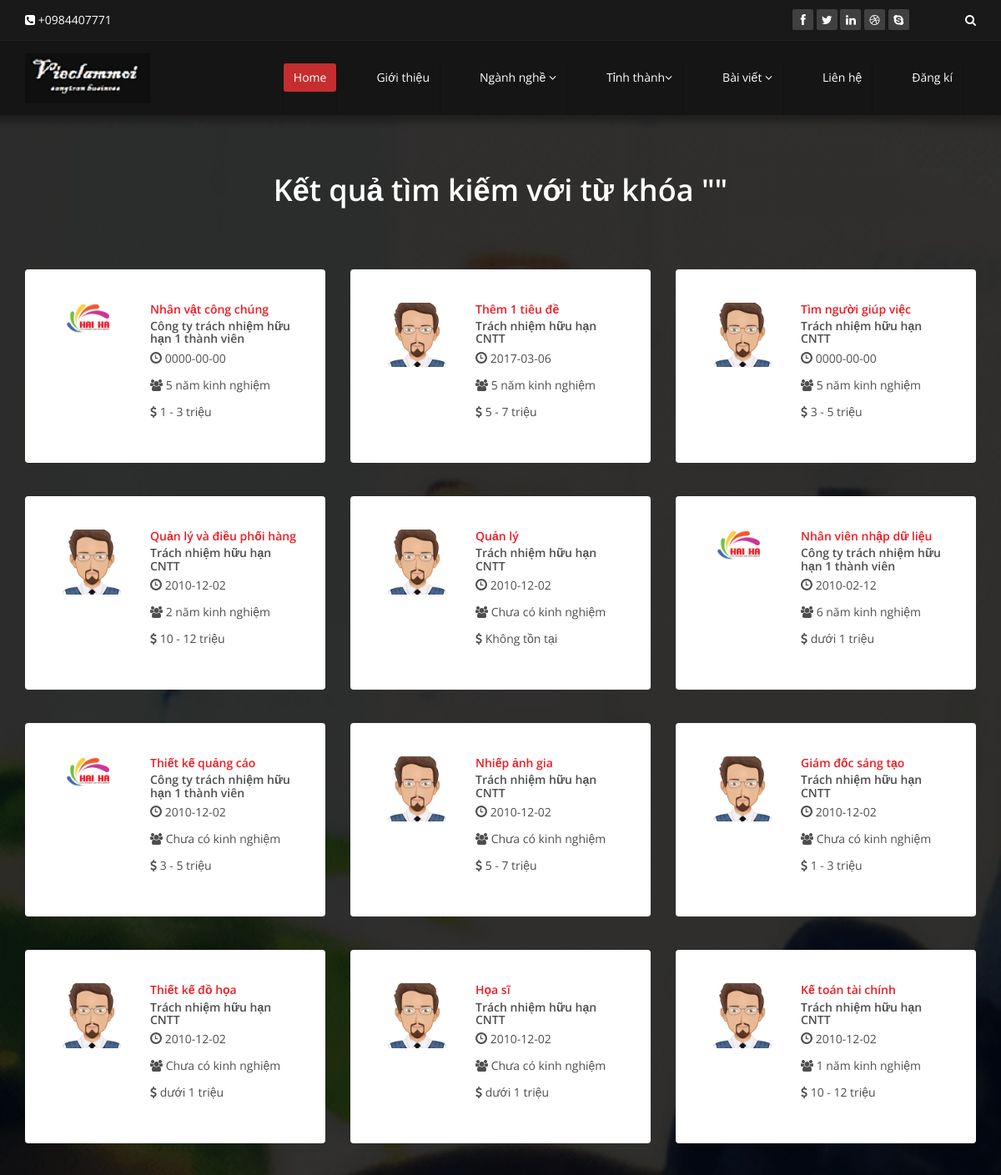
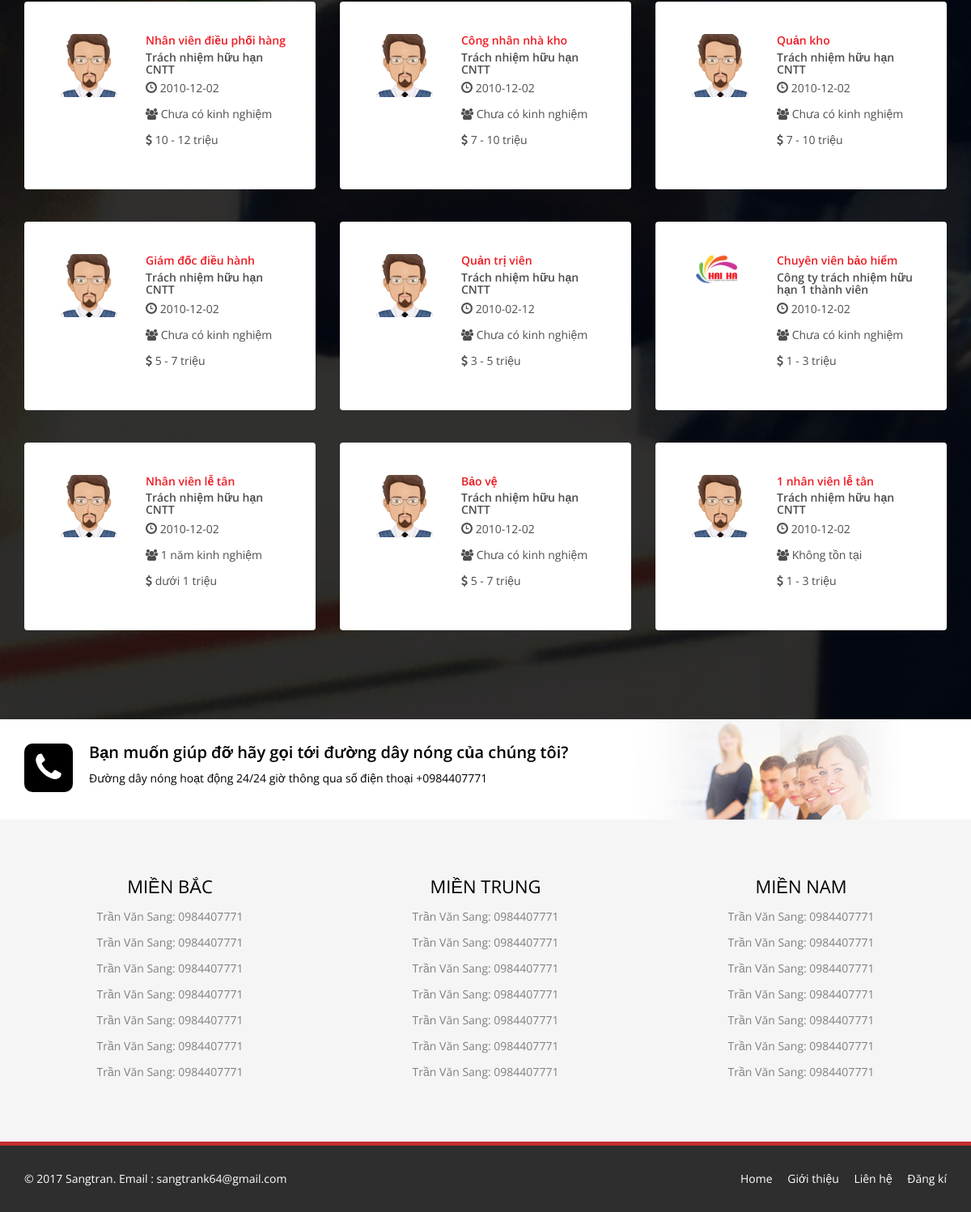
/index.php/search, run on the app's committed database (2 pictures, top to bottom).
### tables this page shows
CREATE TABLE IF NOT EXISTS `employer_jobs` (
`id` int(11) NOT NULL,
  `iEmployerID` int(11) NOT NULL DEFAULT '0',
  `sJobTitle` varchar(255) DEFAULT NULL,
  `sJobCode` varchar(255) DEFAULT NULL,
  `iShowProfile` tinyint(1) DEFAULT '0',
  `sJobContent` text,
  `sRequireSkill` text,
  `sWorkPlace` varchar(200) DEFAULT NULL,
  `iCityID` int(11) DEFAULT '0',
  `iFormWorkID` int(11) DEFAULT NULL,
  `iCurrent` tinyint(1) DEFAULT '0',
  `iTemporaryProject` tinyint(1) DEFAULT '0',
  `iFreelance` tinyint(1) DEFAULT '0',
  `iFullTime` tinyint(1) DEFAULT '0',
  `iPartTime` tinyint(1) DEFAULT '0',
  `iInternship` tinyint(1) DEFAULT '0',
  `sSalaryUnit` varchar(30) DEFAULT '0',
  `iSalaryFrom` int(11) DEFAULT '0',
  `iDiplomaID` int(11) DEFAULT '0',
  `iSalaryTo` int(11) DEFAULT '0',
  `iSalaryTo2` int(11) DEFAULT '0',
  `sAddSalary` varchar(255) DEFAULT NULL,
  `iGender` tinyint(1) DEFAULT '0',
  `iFromAge` int(11) DEFAULT '0',
  `iWageID` int(11) DEFAULT '0',
  `iIndustryID` varchar(255) DEFAULT '0',
  `sCareerCategory` varchar(255) DEFAULT NULL,
  `iCareerID` int(11) DEFAULT NULL,
  `iEduLevel` tinyint(4) DEFAULT '0',
  `iProbationTimeID` int(11) DEFAULT NULL,
  `sWorkTime` varchar(255) DEFAULT NULL,
  `iExperienceID` tinyint(4) DEFAULT '0',
  `sTrainOpportunity` text,
  `sColleague` text,
  `sAboutRight` varchar(300) DEFAULT NULL,
  `sAnnualleave` text,
  `dLastedDate` date DEFAULT '0000-00-00',
  `iApplyOnline` tinyint(1) DEFAULT '0',
  `iReceivEmail` int(1) DEFAULT '0',
  `dDatePosted` datetime NOT NULL DEFAULT '0000-00-00 00:00:00',
  `dDateUpdated` datetime DEFAULT '0000-00-00 00:00:00',
  `iStatus` tinyint(1) DEFAULT '0',
  `iInComplete` tinyint(4) DEFAULT '1',
  `iHitView` int(11) DEFAULT '0',
  `sNumBer` int(11) DEFAULT NULL,
  `iNatureWorkID` int(11) DEFAULT NULL
);

CREATE TABLE IF NOT EXISTS `employer` (
`id` int(11) NOT NULL,
  `sEmail` varchar(255) NOT NULL DEFAULT '',
  `sPass` varchar(255) NOT NULL DEFAULT '',
  `sContactName` varchar(255) DEFAULT NULL,
  `sContactTitle` varchar(255) DEFAULT NULL,
  `sComName` varchar(255) DEFAULT NULL,
  `iComType` varchar(255) DEFAULT NULL,
  `sTaxID` varchar(255) DEFAULT NULL,
  `sAddress` varchar(255) DEFAULT NULL,
  `iCountryID` int(11) DEFAULT NULL,
  `iCityID` int(11) DEFAULT NULL,
  `sState` varchar(255) DEFAULT NULL,
  `iPostCode` varchar(10) DEFAULT NULL,
  `sTel` varchar(255) DEFAULT NULL,
  `sMobile` varchar(255) DEFAULT NULL,
  `sFax` varchar(255) DEFAULT NULL,
  `sWebsite` varchar(255) DEFAULT NULL,
  `iUnsubscribe` tinyint(1) DEFAULT '1',
  `dDatePosted` datetime NOT NULL DEFAULT '0000-00-00 00:00:00',
  `sLogo` varchar(255) DEFAULT NULL,
  `sThumbnail` varchar(255) DEFAULT NULL,
  `sAreaOperations` text,
  `dDate_Register` datetime DEFAULT '0000-00-00 00:00:00',
  `iScale` int(11) DEFAULT '0',
  `sBranche` text,
  `sProfile` text,
  `sMessage` text,
  `dDateStart` datetime DEFAULT '0000-00-00 00:00:00',
  `dDateExp` datetime DEFAULT '0000-00-00 00:00:00',
  `iStatus` tinyint(1) DEFAULT '0' COMMENT '0:lock; 1:active; 2:Vip',
  `iHitView` int(11) DEFAULT '0',
  `sContactEmail` varchar(100) DEFAULT NULL,
  `sUpdate` datetime DEFAULT NULL,
  `sLink_Upload` varchar(200) DEFAULT NULL
);

CREATE TABLE IF NOT EXISTS `experience` (
`id` int(11) NOT NULL,
  `sExperience_name` varchar(100) NOT NULL,
  `sNote` text,
  `sUpdate` datetime DEFAULT NULL
);

CREATE TABLE IF NOT EXISTS `wege` (
`id` int(11) NOT NULL,
  `sWage_name` varchar(100) NOT NULL,
  `sNote` text,
  `sUpdate` datetime DEFAULT NULL
);

### application/controllers/Search.php (called while the page is built, shortened)
<?php if (!defined('BASEPATH')) exit('No direct script access allowed');
class Search extends MY_Controller
{
	function __construct(){
		$this->load->model('slider_model');
		$this->load->model('career_model');
		$this->load->model('trustworthy_model');
		$this->load->model('employer_model');
		$this->load->model('trustworthy_model');
		$this->load->model('experience_model');
		$this->load->model('wege_model');
	}
	function index(){
		$key = $this->input->get('search');
		$this->data['key'] = trim($key);
		$input = array();
		$input['like'] = array('sJobTitle',$key);
		$input['where']= array('iCurrent'=>1);
		$list = $this->trustworthy_model->get_list($input);
		$this->data['list'] = $list;
		foreach ($list as $value) {
			$info_company[] = $this->employer_model->get_info($value->iEmployerID);
		}
		$this->data['info_company'] = $info_company;
		foreach ($list as $value) {
			$info_exp[] = $this->experience_model->get_info($value->iExperienceID);
		}
		$this->data['info_exp'] = $info_exp;
		foreach ($list as $value) {
			$info_money[] = $this->wege_model->get_info($value->iWageID);
		}
		$this->data['info_money'] = $info_money;
		$this->data['template'] ='site/search/index';
		$this->load->view('site/main',$this->data);
	}
}

### index.php (called while the page is built, shortened)
<?php
require_once BASEPATH.'core/CodeIgniter.php';

### application/helpers/common_helper.php (called while the page is built, shortened)
<?php
function public_url($url = ''){
	return base_url('template'.$url);
}

### application/core/MY_Model.php (called while the page is built, shortened)
<?php if ( ! defined('BASEPATH')) exit('No direct script access allowed');
class MY_Model extends CI_Model {
	var $table = '';
	var $key = 'id';
	var $order = '';
	function get_info($id, $field = '')
	{
	 	$where = array();
	 	$where[$this->key] = $id;
	 	return $this->get_info_rule($where, $field);
	}
	function get_info_rule($where = array(), $field= '')
	{
		$this->db->where($where);
		$query = $this->db->get($this->table);
		if ($query->num_rows())
		{
			return $query->row();
		}
		return FALSE;
	}
	function get_list($input = array())
	{
		$query = $this->db->get($this->table);
		return $query->result();
	}
	protected function get_list_set_input($input = array())
	{
		if ((isset($input['where'])) && $input['where'])
		{
			$this->db->where($input['where']);
		}
	    if ((isset($input['like'])) && $input['like'])
		{
			$this->db->like($input['like'][0], $input['like'][1]);
		}
		if (isset($input['order'][0]) && isset($input['order'][1]))
		{
			$this->db->order_by($input['order'][0], $input['order'][1]);
		}
		else
		{
			$order = ($this->order == '') ? array($this->table.'.'.$this->key, 'desc') : $this->order;
			$this->db->order_by($order[0], $order[1]);
		}
	}
}
?>

### application/views/site/search/index.php (the view, shortened to what this page needs)
<section id="services" class="service-item">
 <div class="container">
         <div class="center wow fadeInDown">
             <h2>Kết quả tìm kiếm với từ khóa "<?php echo $key; ?>"</h2>
         </div>
         <div class="row">
<?php if(!empty($list)){
	$i=0;
	foreach ($list as $value) {$i++;?>
	<div class="col-sm-6 col-md-4">
		<div class="media services-wrap wow fadeInDown">
			<div class="pull-left col-md-4 col-sm-4 col-xs-4 ">
			<a href="<?php echo base_url('/jop/cong_viec/'.$value->id); ?>">
				<?php if($info_company[$i-1]->sLogo==''){?>
					<img class="img-responsive" src="<?php echo public_url('/backend/assets/images/avatars/profile-pic.jpg'); ?>">
				<?php
				} else{?>
					<img class="img-responsive" src="<?php echo base_url('uploads/employer/'.$info_company[$i-1]->sLogo); ?>">
				<?php
				}?>
			</a>
			</div>
			<div class="media-body ">
			<a href="<?php echo base_url('/jop/cong_viec/'.$value->id); ?>">
				<h5 class="media-heading" style="color: #ed1c24;"><?php echo $value->sJobTitle; ?></h5>
			</a>
			<a href="<?php echo base_url('/jop/cong_ty/'.$info_company[$i-1]->id); ?>">
				<h5 class="media-heading"><?php if(!$info_company[$i-1]){echo 'Không tồn tại';}else{echo $info_company[$i-1]->sComName; }?></h5>
			</a>
			<p><i class="glyphicon  glyphicon-time"></i><span> <?php echo $value->dLastedDate; ?></span></p>
			<p><i class="fa fa-users"></i><span> <?php if(!$info_exp[$i-1]){echo 'Không tồn tại';}else{echo $info_exp[$i-1]->sExperience_name;} ?></span></p>
			<p><i class="fa fa-usd"></i><span> <?php if(!$info_money[$i-1]){echo 'Không tồn tại';}else{echo $info_money[$i-1]->sWage_name;} ?></span></p>
			</div>
		</div>
	</div>
<?php
	}
} else{
	echo 'Không timg thấy từ khóa cần tìm';
}
?>
         </div>
     </div>
 </section>

### application/views/site/main.php (shortened to what this page needs)
<!DOCTYPE html>
<html lang="en">
<head>
 <?php $this->load->view('site/head.php'); ?>
</head>
<body class="homepage">
  <?php $this->load->view('site/header.php'); ?>
  <?php $this->load->view($template,$this->data);?>
  <section id="conatcat-info">
        <div class="container">
            <div class="row">
                <div class="col-sm-8">
                    <div class="media contact-info wow fadeInDown" data-wow-duration="1000ms" data-wow-delay="600ms">
                        <div class="pull-left">
                            <i class="fa fa-phone"></i>
                        </div>
                        <div class="media-body">
                            <h2>Bạn muốn giúp đỡ hãy gọi tới đường dây nóng  của chúng tôi?</h2>
                            <p>Đường dây nóng hoạt động 24/24 giờ thông qua số điện thoại +0984407771</p>
                        </div>
                    </div>
                </div>
            </div>
        </div>
    </section>
   <section id="bottom">
        <div class="container wow fadeInDown" data-wow-duration="1000ms" data-wow-delay="600ms">
            <div class="row">
                <div class="col-md-4 text-center">
                    <div class="widget">
                        <h3 >Miền Bắc</h3>
                        <ul>
                            <li><a href="#">Trần Văn Sang: 0984407771</a></li>
                            <li><a href="#">Trần Văn Sang: 0984407771</a></li>
                            <li><a href="#">Trần Văn Sang: 0984407771</a></li>
                            <li><a href="#">Trần Văn Sang: 0984407771</a></li>
                            <li><a href="#">Trần Văn Sang: 0984407771</a></li>
                            <li><a href="#">Trần Văn Sang: 0984407771</a></li>
                            <li><a href="#">Trần Văn Sang: 0984407771</a></li>
                        </ul>
                    </div>
                </div>
                <div class="col-md-4 text-center">
                    <div class="widget">
                        <h3>Miền Trung</h3>
                        <ul>
                            <li><a href="#">Trần Văn Sang: 0984407771</a></li>
                            <li><a href="#">Trần Văn Sang: 0984407771</a></li>
                            <li><a href="#">Trần Văn Sang: 0984407771</a></li>
                            <li><a href="#">Trần Văn Sang: 0984407771</a></li>
                            <li><a href="#">Trần Văn Sang: 0984407771</a></li>
                            <li><a href="#">Trần Văn Sang: 0984407771</a></li>
                            <li><a href="#">Trần Văn Sang: 0984407771</a></li>
                        </ul>
                    </div>
                </div>
                <div class="col-md-4 text-center">
                    <div class="widget">
                        <h3 >Miền Nam</h3>
                        <ul>
                            <li><a href="#">Trần Văn Sang: 0984407771</a></li>
                            <li><a href="#">Trần Văn Sang: 0984407771</a></li>
                            <li><a href="#">Trần Văn Sang: 0984407771</a></li>
                            <li><a href="#">Trần Văn Sang: 0984407771</a></li>
                            <li><a href="#">Trần Văn Sang: 0984407771</a></li>
                            <li><a href="#">Trần Văn Sang: 0984407771</a></li>
                            <li><a href="#">Trần Văn Sang: 0984407771</a></li>
                        </ul>
                    </div>
                </div>
            </div>
        </div>
    </section>
    <footer id="footer" class="midnight-blue">
        <div class="container">
            <div class="row">
                <div class="col-sm-6">
                    &copy; 2017 <a target="_blank" href="#" title="sangtrank64@gmail.com">Sangtran</a>. Email : sangtrank64@gmail.com
                </div>
                <div class="col-sm-6">
                    <ul class="pull-right">
                        <li><a href="<?php echo base_url(); ?>">Home</a></li>
                        <li><a href="<?php echo base_url('post/read/82'); ?>">Giới thiệu</a></li>
                        <li><a href="<?php echo base_url('contact'); ?>">Liên hệ</a></li>
                        <li><a href="<?php echo base_url('dangki'); ?>">Đăng kí</a></li>
                    </ul>
                </div>
            </div>
        </div>
    </footer>
</body>
</html>

### application/views/site/head.php (shortened to what this page needs)
    <link rel="stylesheet" href="<?php echo public_url() ?>/fontend/assets/css/ace.min.css" class="ace-main-stylesheet" id="main-ace-style" />
    <link href="<?php echo public_url() ?>/fontend/assets/css/bootstrap.min.css" rel="stylesheet">
    <link href="<?php echo public_url() ?>/fontend/assets/css/font-awesome.min.css" rel="stylesheet">
    <link href="<?php echo public_url() ?>/fontend/assets/css/animate.min.css" rel="stylesheet">
    <link href="<?php echo public_url() ?>/fontend/assets/css/prettyPhoto.css" rel="stylesheet">
    <link href="<?php echo public_url() ?>/fontend/assets/css/main.css" rel="stylesheet">
    <link href="<?php echo public_url() ?>/fontend/assets/css/responsive.css" rel="stylesheet">
<link rel="stylesheet" href="<?php echo public_url() ?>/backend/assets/css/chosen.min.css" />

### application/views/site/header.php (shortened to what this page needs)
<header id="header">
      <div class="top-bar">
          <div class="container">
              <div class="row">
                  <div class="col-sm-6 col-xs-4">
                      <div class="top-number"><p><i class="fa fa-phone-square"></i>  +0984407771</p></div>
                  </div>
                  <div class="col-sm-6 col-xs-8">
                     <div class="social">
                          <ul class="social-share">
                              <li><a href="#"><i class="fa fa-facebook"></i></a></li>
                              <li><a href="#"><i class="fa fa-twitter"></i></a></li>
                              <li><a href="#"><i class="fa fa-linkedin"></i></a></li>
                              <li><a href="#"><i class="fa fa-dribbble"></i></a></li>
                              <li><a href="#"><i class="fa fa-skype"></i></a></li>
                          </ul>
                          <div class="search">
                              <form role="form" action="<?php echo base_url('search'); ?>" method="get" >
                                  <input type="text" class="search-form" name="search" autocomplete="off" placeholder="Search">
                                  <i class="fa fa-search"></i>
                              </form>
                         </div>
                     </div>
                  </div>
              </div>
          </div>
      </div>
      <nav class="navbar navbar-inverse" role="banner">
          <div class="container">
              <div class="navbar-header">
                  <a class="navbar-brand" href="<?php echo base_url(); ?>"><img src="<?php echo public_url() ?>/fontend/assets/images/logo2.png" alt="logo"></a>
              </div>
              <div class="collapse navbar-collapse navbar-right">
                  <ul class="nav navbar-nav">
                      <li class="active"><a href="<?php echo base_url(); ?>" title="Home">Home</a></li>
                      <li><a href="<?php echo base_url('/post/read/82'); ?>" title="Giới thiệu">Giới thiệu</a></li>
                      <li class="dropdown">
                      <a href="#" class="dropdown-toggle" data-toggle="dropdown">Ngành nghề <i class="fa fa-angle-down"></i></a>
                      </li>
                      <li class="dropdown">
                      <a href="#" class="dropdown-toggle" data-toggle="dropdown">Tỉnh thành<i class="fa fa-angle-down"></i></a>
                      </li>
                      <li class="dropdown">
                          <a href="#" class="dropdown-toggle" data-toggle="dropdown">Bài viết <i class="fa fa-angle-down"></i></a>
                      </li>
                      <li><a href="<?php echo base_url('contact'); ?>">Liên hệ</a></li>
                      <?php if(empty($jobseeker_info) && empty($employer_info)){?>
                           <li><a href="<?php echo base_url('dangki'); ?>">Đăng kí</a></li>
                      <?php
                      }?>
                  </ul>
              </div>
          </div>
      </nav>
  </header>

### data on the page
employer_jobs: employer.sLogo (picture), sJobTitle "Nhân vật công chúng", dLastedDate "0000-00-00"
employer: sComName "Công ty trách nhiệm hữu hạn 1 thành viên"
experience: sExperience_name "5 năm kinh nghiệm"
wege: sWage_name "1 - 3 triệu"
employer_jobs: sJobTitle "Thêm 1 tiêu đề", dLastedDate "2017-03-06"
employer: sComName "Trách nhiệm hữu hạn CNTT"
wege: sWage_name "5 - 7 triệu"
employer_jobs: sJobTitle "Tìm người giúp việc", dLastedDate "0000-00-00"
wege: sWage_name "3 - 5 triệu"
employer_jobs: sJobTitle "Quản lý và điều phối hàng", dLastedDate "2010-12-02"
experience: sExperience_name "2 năm kinh nghiệm"
wege: sWage_name "10 - 12 triệu"
employer_jobs: sJobTitle "Quản lý", dLastedDate "2010-12-02", shows "Không tồn tại"
experience: sExperience_name "Chưa có kinh nghiệm"
employer_jobs: employer.sLogo (picture), sJobTitle "Nhân viên nhập dữ liệu", dLastedDate "2010-02-12"
experience: sExperience_name "6 năm kinh nghiệm"
wege: sWage_name "dưới 1 triệu"
employer_jobs: employer.sLogo (picture), sJobTitle "Thiết kế quảng cáo", dLastedDate "2010-12-02"
employer_jobs: sJobTitle "Nhiếp ảnh gia", dLastedDate "2010-12-02"
employer_jobs: sJobTitle "Giám đốc sáng tạo", dLastedDate "2010-12-02"
employer_jobs: sJobTitle "Thiết kế đồ họa", dLastedDate "2010-12-02"
employer_jobs: sJobTitle "Họa sĩ", dLastedDate "2010-12-02"
employer_jobs: sJobTitle "Kế toán tài chính", dLastedDate "2010-12-02"
experience: sExperience_name "1 năm kinh nghiệm"
employer_jobs: sJobTitle "Nhân viên điều phối hàng", dLastedDate "2010-12-02"
employer_jobs: sJobTitle "Công nhân nhà kho", dLastedDate "2010-12-02"
wege: sWage_name "7 - 10 triệu"
employer_jobs: sJobTitle "Quản kho", dLastedDate "2010-12-02"
employer_jobs: sJobTitle "Giám đốc điều hành", dLastedDate "2010-12-02"
employer_jobs: sJobTitle "Quản trị viên", dLastedDate "2010-02-12"
employer_jobs: employer.sLogo (picture), sJobTitle "Chuyên viên bảo hiểm", dLastedDate "2010-12-02"
employer_jobs: sJobTitle "Nhân viên lễ tân", dLastedDate "2010-12-02"
employer_jobs: sJobTitle "Bảo vệ", dLastedDate "2010-12-02"
employer_jobs: sJobTitle "1 nhân viên lễ tân", dLastedDate "2010-12-02", shows "Không tồn tại"
